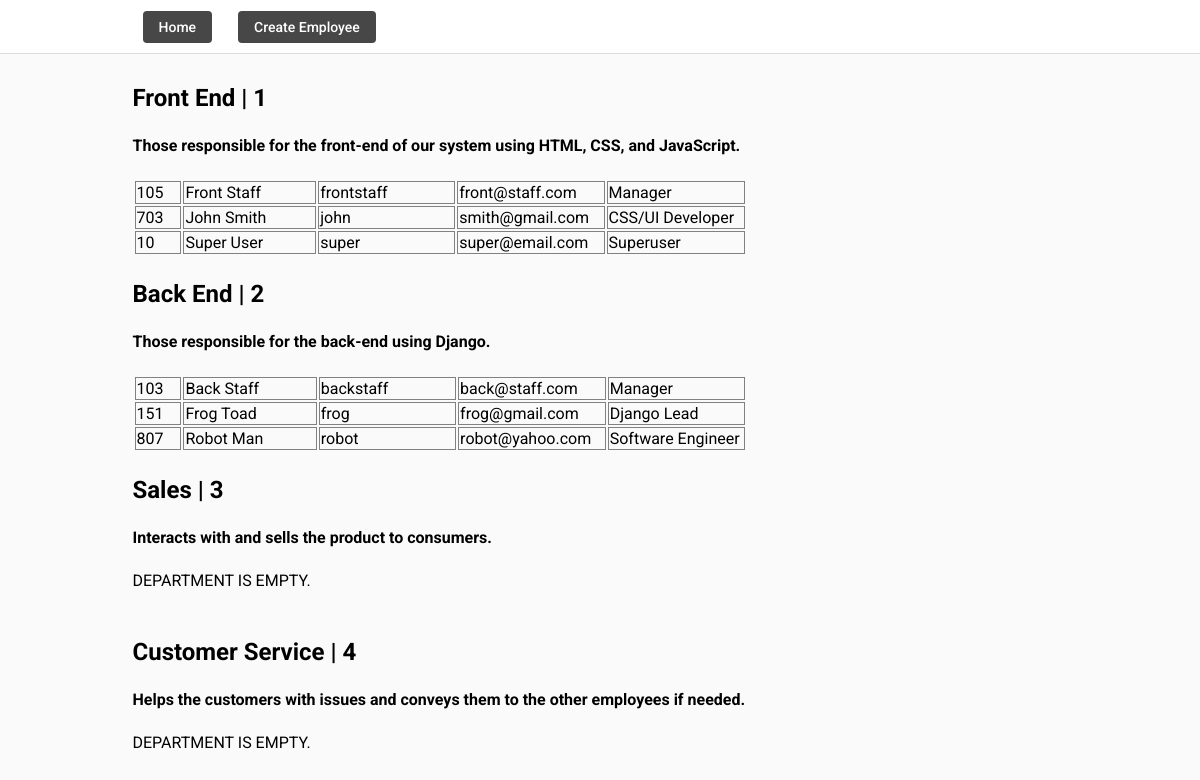
The page /manager/ on the database as committed earlier.
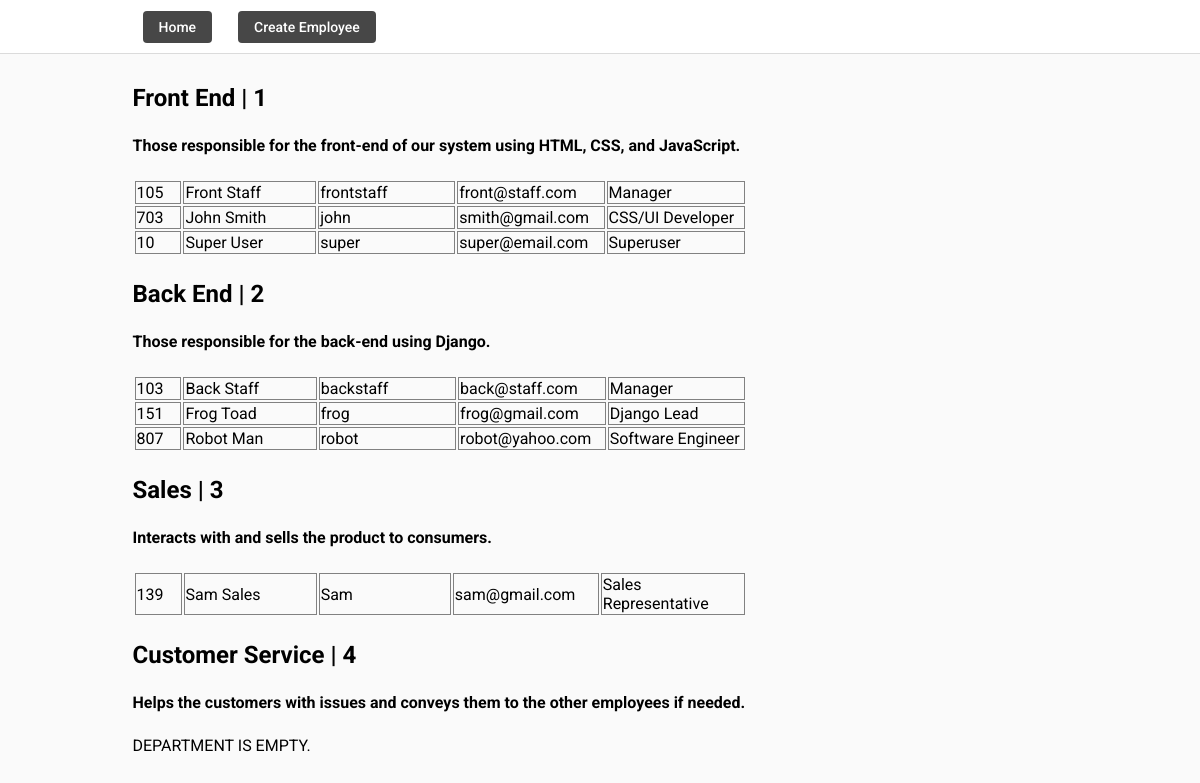
The same page on the database as committed later.
### manager_app/models.py (models this page shows, shortened)
class Department(models.Model):
    department_id = models.IntegerField(primary_key = True)
    department_name = models.CharField(max_length = 100)
    department_description = models.CharField(max_length = 200)
    class Meta:
        verbose_name = "Department"
        verbose_name_plural = "Departments"

class User(AbstractBaseUser, PermissionsMixin):
    username = models.CharField(max_length = 32, blank = True, default = '', unique = True)
    email = models.EmailField(blank = True, default = '', unique = True)
    name = models.CharField(max_length = 32)
    role = models.CharField(max_length = 32)
    identification = models.IntegerField()
    is_active = models.BooleanField(default = True)
    is_staff = models.BooleanField(default = False)
    is_superuser = models.BooleanField(default = False)
    date_joined = models.DateTimeField(default = timezone.now)
    last_login = models.DateTimeField(blank = True, null = True)
    department = models.ForeignKey(Department, on_delete = models.SET_NULL, null = True)
    objects = CustomUserManager()
    USERNAME_FIELD = 'username'
    EMAIL_FIELD = 'email'
    REQUIRED_FIELDS = []
    class Meta:
        verbose_name = 'User'
        verbose_name_plural = 'Users'

### manager_app/views.py (the view)
# urls.py: path("", views.index, name = "index"),
def index(request):
    departments = Department.objects.all()
    for department in departments:
        department.users = User.objects.filter(department = department).order_by('username')
    context = {
        'departments' : departments
    }
    return render(request, "index.html", context)

### manager_app/templates/index.html (shortened to what this page needs)
{% extends "layout.html" %} {% load static %}  {% block content %}
<main class="main-container">
    <section class="content-container">
        <div class="content">
            {% for department in departments %}
            <h1>{{department.department_name}} | {{department.department_id}}</h1>
            <h4>{{department.department_description}}</h4>
            <table>
                {% for user in department.users %}
                <tr class="spaced_row">
                <td class="spaced_small">{{user.identification}}</td>
                <td class="spaced">{{user.name}}</td>
                <td class="spaced">{{user.username}}</td>
                <td class="spaced">{{user.email}}</td>
                <td class="spaced">{{user.role}}</td>
                </tr>
                {% empty %}
                <p>DEPARTMENT IS EMPTY.</p>
                {% endfor %}
            </table>
            {% empty %}
            <p>NO DEPARTMENTS EXIST.</p>
            {% endfor %}
        </div>
    </section>
</main>
{% endblock %}

### manager_app/templates/layout.html (shortened to what this page needs)
{% load static %}
<!DOCTYPE html>
<html lang="en">
  <head>
    <link rel="stylesheet" type="text/css" href="{% static 'styles.css' %}" />
  </head>
  <body>
    <header class="header">
      <nav class="header__content">
        <div class="header__buttons">
          <button class="header__button">
            <a style="all: unset" href="{% url 'index' %}">Home</a>
          </button>
          <button class="header__button">
            <a style="all: unset" href="{% url 'create_user' %}">Create Employee</a>
          </button>
        </div>
      </nav>
    </header>
    {% block content %} {% endblock %}
  </body>
</html>

### manager_app/static/styles.css (style rules this page uses)
*, *::after, *::before { box-sizing: border-box; margin: 0; padding: 0; }
*, button, input, select, textarea { font-family: "Roboto", sans-serif; }
:root { --primary: hsl(0, 0%, 100%); --secondary: hsl(0, 0%, 98%); --border: hsl(0, 0%, 86%); --story-border: hsl(0, 0%, 78%); --img-border: hsla(0, 0%, 0%, 0.1); --text-dark: hsl(0, 0%, 15%); --text-light: hsl(0, 0%, 60%); --like: hsl(355, 82%, 61%); --link: hsl(0, 0%, 28%); --header-height: 44px; --nav-height: 44px; }
body { min-height: 100vh; display: flex; flex-direction: column; overflow-y: auto; }
.header { width: 100%; height: var(--header-height); background-color: var(--primary); display: flex; justify-content: center; position: fixed; top: 0; left: 0; z-index: 2; }
.header::after { content: ""; position: absolute; bottom: 0; width: 100%; height: 1px; background-color: var(--border); }
.header__content { width: 100%; max-width: 975px; padding: 0 14px; display: flex; justify-content: space-between; align-items: center; }
.header__buttons { display: flex; align-items: center; gap: 16px; }
.main-container { background-color: var(--primary); margin-top: var(--header-height); margin-bottom: var(--nav-height); display: flex; flex: 1; }
.content-container { width: 100%; max-width: 935px; padding: 0 0 8px; margin: 0 auto; display: flex; }
.content { width: 100%; max-width: 614px; margin: 0 auto; display: flex; flex-direction: column; }
@media (min-width: 620px) { .content-container { padding: 30px 0 24px; } }
@media (min-width: 620px) { .content { gap: 24px; } }
@media (min-width: 768px) { :root { --header-height: 54px; --nav-height: 0px; } }
@media (min-width: 768px) { .header__content { padding: 0 20px; } }
@media (min-width: 1024px) { .main-container { background-color: var(--secondary); } }
@media (min-width: 1024px) { .content { margin: unset; } }
.header__button { background-color: var(--link); color: var(--primary); border: none; border-radius: 4px; padding: 8px 16px; margin-left: 10px; cursor: pointer; font-size: 14px; font-weight: 500; transition: background-color 0.3s; }
.spaced_row { width: 100%; border-collapse: collapse; }
.spaced_small { width: 50px; padding: 1px; border: 0.5px solid #818181; }
.spaced { width: 150px; padding: 1px; border: 0.5px solid #818181; }

Rows that differ between the two databases and show on the page:
shown differently, row unchanged: Department "Sales": no longer shows "DEPARTMENT IS EMPTY."
added User: identification "139", name "Sam Sales", username "Sam", email "sam@gmail.com", role "Sales Representative", shown under Department "Sales"
